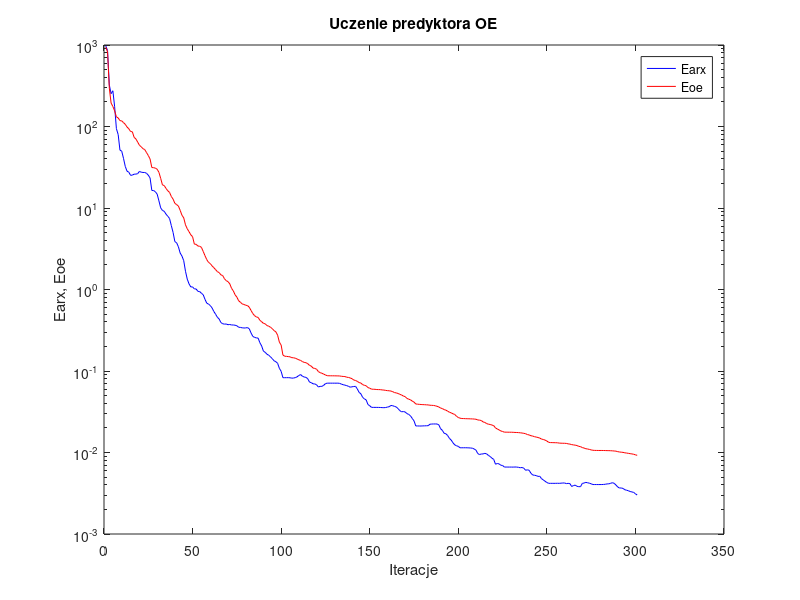
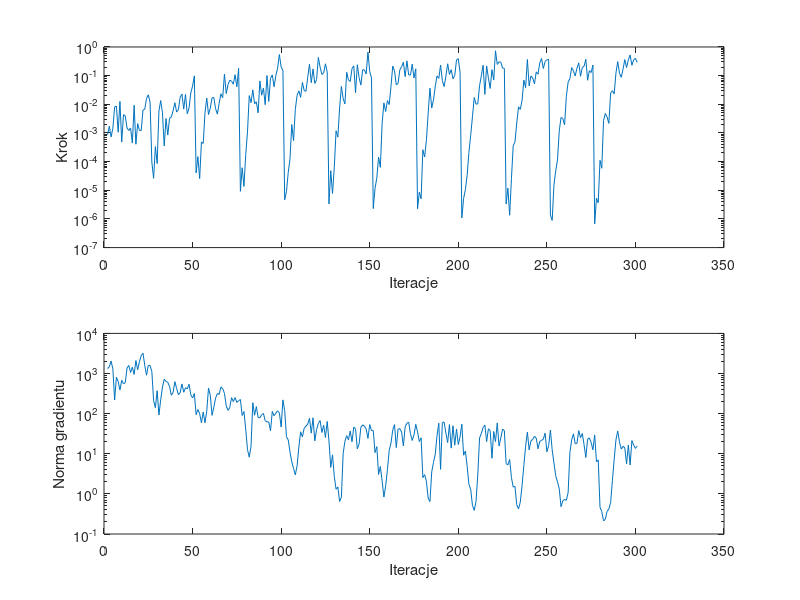

MATLAB code for these plots, in order:
%uczenie predyktora oe
clear all;
n=0; farx(n+1)=9.775600e+002; foe(n+1)=9.399797e+002; wspucz(n+1)=0.000000e+000; ng(n+1)=0.000000e+000;
%odnowa zmiennej metryki
n=1; farx(n+1)=8.538432e+002; foe(n+1)=8.202666e+002; krok(n+1)=8.684522e-004; ng(n+1)=1.327752e+003;
n=2; farx(n+1)=3.230390e+002; foe(n+1)=2.954369e+002; krok(n+1)=1.713514e-003; ng(n+1)=1.477204e+003;
n=3; farx(n+1)=2.525952e+002; foe(n+1)=1.940635e+002; krok(n+1)=7.286672e-004; ng(n+1)=2.045889e+003;
n=4; farx(n+1)=2.745200e+002; foe(n+1)=1.761996e+002; krok(n+1)=1.450408e-003; ng(n+1)=1.306304e+003;
n=5; farx(n+1)=1.751437e+002; foe(n+1)=1.557813e+002; krok(n+1)=8.073226e-003; ng(n+1)=2.194356e+002;
n=6; farx(n+1)=9.407603e+001; foe(n+1)=1.312891e+002; krok(n+1)=8.631803e-003; ng(n+1)=8.084185e+002;
n=7; farx(n+1)=7.963161e+001; foe(n+1)=1.274238e+002; krok(n+1)=1.061807e-003; ng(n+1)=6.348426e+002;
n=8; farx(n+1)=5.131562e+001; foe(n+1)=1.180729e+002; krok(n+1)=1.263902e-002; ng(n+1)=3.887949e+002;
n=9; farx(n+1)=4.981234e+001; foe(n+1)=1.172368e+002; krok(n+1)=4.788092e-004; ng(n+1)=6.767894e+002;
n=10; farx(n+1)=4.070501e+001; foe(n+1)=1.115638e+002; krok(n+1)=4.337081e-003; ng(n+1)=5.540245e+002;
n=11; farx(n+1)=3.239838e+001; foe(n+1)=1.064504e+002; krok(n+1)=3.888877e-003; ng(n+1)=5.928852e+002;
n=12; farx(n+1)=2.827841e+001; foe(n+1)=9.859036e+001; krok(n+1)=1.478882e-003; ng(n+1)=1.375258e+003;
n=13; farx(n+1)=2.751371e+001; foe(n+1)=9.386645e+001; krok(n+1)=1.218668e-003; ng(n+1)=1.591007e+003;
n=14; farx(n+1)=2.515673e+001; foe(n+1)=8.681969e+001; krok(n+1)=1.494263e-003; ng(n+1)=1.065347e+003;
n=15; farx(n+1)=2.533184e+001; foe(n+1)=8.616093e+001; krok(n+1)=4.448722e-004; ng(n+1)=1.439719e+003;
n=16; farx(n+1)=2.600989e+001; foe(n+1)=7.361993e+001; krok(n+1)=9.210884e-003; ng(n+1)=9.466944e+002;
n=17; farx(n+1)=2.605366e+001; foe(n+1)=7.032704e+001; krok(n+1)=4.050306e-004; ng(n+1)=2.109722e+003;
n=18; farx(n+1)=2.638675e+001; foe(n+1)=6.447068e+001; krok(n+1)=2.132304e-003; ng(n+1)=1.243143e+003;
n=19; farx(n+1)=2.809906e+001; foe(n+1)=5.882550e+001; krok(n+1)=1.242471e-003; ng(n+1)=1.978457e+003;
n=20; farx(n+1)=2.752134e+001; foe(n+1)=5.640608e+001; krok(n+1)=1.204607e-003; ng(n+1)=2.789192e+003;
n=21; farx(n+1)=2.728464e+001; foe(n+1)=5.343579e+001; krok(n+1)=6.283621e-003; ng(n+1)=3.222041e+003;
n=22; farx(n+1)=2.729554e+001; foe(n+1)=5.211482e+001; krok(n+1)=6.681129e-003; ng(n+1)=1.613169e+003;
n=23; farx(n+1)=2.665949e+001; foe(n+1)=4.787640e+001; krok(n+1)=1.598692e-002; ng(n+1)=9.063985e+002;
n=24; farx(n+1)=2.529154e+001; foe(n+1)=4.406023e+001; krok(n+1)=2.142359e-002; ng(n+1)=1.596673e+003;
n=25; farx(n+1)=2.336837e+001; foe(n+1)=3.996734e+001; krok(n+1)=1.199493e-002; ng(n+1)=1.580666e+003;
%odnowa zmiennej metryki
n=26; farx(n+1)=1.641307e+001; foe(n+1)=3.136181e+001; krok(n+1)=9.729960e-005; ng(n+1)=1.127504e+003;
n=27; farx(n+1)=1.639257e+001; foe(n+1)=3.127023e+001; krok(n+1)=2.628202e-005; ng(n+1)=2.117841e+002;
n=28; farx(n+1)=1.581002e+001; foe(n+1)=3.081559e+001; krok(n+1)=3.355212e-004; ng(n+1)=1.403907e+002;
n=29; farx(n+1)=1.480884e+001; foe(n+1)=2.992366e+001; krok(n+1)=8.559513e-005; ng(n+1)=3.733458e+002;
n=30; farx(n+1)=1.224619e+001; foe(n+1)=2.739159e+001; krok(n+1)=5.829556e-003; ng(n+1)=9.274340e+001;
n=31; farx(n+1)=1.004136e+001; foe(n+1)=2.308514e+001; krok(n+1)=1.351485e-002; ng(n+1)=2.206648e+002;
n=32; farx(n+1)=9.331582e+000; foe(n+1)=1.918932e+001; krok(n+1)=5.062842e-003; ng(n+1)=4.602730e+002;
n=33; farx(n+1)=9.115837e+000; foe(n+1)=1.885558e+001; krok(n+1)=3.534374e-004; ng(n+1)=7.186361e+002;
n=34; farx(n+1)=8.406793e+000; foe(n+1)=1.738298e+001; krok(n+1)=3.204735e-003; ng(n+1)=6.334166e+002;
n=35; farx(n+1)=7.922329e+000; foe(n+1)=1.628023e+001; krok(n+1)=8.476039e-004; ng(n+1)=6.040171e+002;
n=36; farx(n+1)=7.436756e+000; foe(n+1)=1.554483e+001; krok(n+1)=3.258189e-003; ng(n+1)=4.715640e+002;
n=37; farx(n+1)=6.086889e+000; foe(n+1)=1.385439e+001; krok(n+1)=3.621201e-003; ng(n+1)=2.877913e+002;
n=38; farx(n+1)=5.011052e+000; foe(n+1)=1.284313e+001; krok(n+1)=5.980899e-003; ng(n+1)=3.370267e+002;
n=39; farx(n+1)=3.866325e+000; foe(n+1)=1.141052e+001; krok(n+1)=1.136409e-002; ng(n+1)=6.273466e+002;
n=40; farx(n+1)=3.746895e+000; foe(n+1)=1.100874e+001; krok(n+1)=5.355898e-003; ng(n+1)=4.235584e+002;
n=41; farx(n+1)=3.341123e+000; foe(n+1)=1.056551e+001; krok(n+1)=6.518600e-003; ng(n+1)=2.968073e+002;
n=42; farx(n+1)=2.801758e+000; foe(n+1)=9.363894e+000; krok(n+1)=1.771116e-002; ng(n+1)=3.335593e+002;
n=43; farx(n+1)=2.572340e+000; foe(n+1)=8.154143e+000; krok(n+1)=2.284759e-002; ng(n+1)=5.503505e+002;
n=44; farx(n+1)=2.259698e+000; foe(n+1)=7.573149e+000; krok(n+1)=6.776891e-003; ng(n+1)=3.410994e+002;
n=45; farx(n+1)=1.673677e+000; foe(n+1)=6.210886e+000; krok(n+1)=2.219272e-002; ng(n+1)=4.429289e+002;
n=46; farx(n+1)=1.340713e+000; foe(n+1)=5.559861e+000; krok(n+1)=4.674043e-003; ng(n+1)=4.151237e+002;
n=47; farx(n+1)=1.172132e+000; foe(n+1)=5.124477e+000; krok(n+1)=7.414478e-003; ng(n+1)=5.390906e+002;
n=48; farx(n+1)=1.075318e+000; foe(n+1)=4.683518e+000; krok(n+1)=2.502768e-002; ng(n+1)=2.938107e+002;
n=49; farx(n+1)=1.076790e+000; foe(n+1)=4.448265e+000; krok(n+1)=4.346837e-002; ng(n+1)=2.463337e+002;
n=50; farx(n+1)=1.017549e+000; foe(n+1)=3.604248e+000; krok(n+1)=9.810024e-002; ng(n+1)=3.170585e+002;
%odnowa zmiennej metryki
n=51; farx(n+1)=1.015535e+000; foe(n+1)=3.584275e+000; krok(n+1)=4.037383e-005; ng(n+1)=9.432889e+001;
n=52; farx(n+1)=9.494691e-001; foe(n+1)=3.413825e+000; krok(n+1)=1.490999e-004; ng(n+1)=1.269007e+002;
n=53; farx(n+1)=9.438178e-001; foe(n+1)=3.395927e+000; krok(n+1)=2.555890e-005; ng(n+1)=9.934044e+001;
n=54; farx(n+1)=8.990512e-001; foe(n+1)=3.289039e+000; krok(n+1)=4.819384e-004; ng(n+1)=5.923164e+001;
n=55; farx(n+1)=8.625259e-001; foe(n+1)=2.931742e+000; krok(n+1)=4.317466e-004; ng(n+1)=1.099228e+002;
n=56; farx(n+1)=7.582061e-001; foe(n+1)=2.602910e+000; krok(n+1)=4.953721e-003; ng(n+1)=5.926035e+001;
n=57; farx(n+1)=6.799531e-001; foe(n+1)=2.327710e+000; krok(n+1)=1.664870e-002; ng(n+1)=1.149291e+002;
n=58; farx(n+1)=6.623917e-001; foe(n+1)=2.152793e+000; krok(n+1)=4.399860e-003; ng(n+1)=4.341546e+002;
n=59; farx(n+1)=6.352204e-001; foe(n+1)=2.079567e+000; krok(n+1)=7.366454e-003; ng(n+1)=2.885305e+002;
n=60; farx(n+1)=5.944244e-001; foe(n+1)=1.948733e+000; krok(n+1)=1.685330e-002; ng(n+1)=9.051011e+001;
n=61; farx(n+1)=5.375980e-001; foe(n+1)=1.853724e+000; krok(n+1)=1.729712e-002; ng(n+1)=1.451638e+002;
n=62; farx(n+1)=4.972350e-001; foe(n+1)=1.752380e+000; krok(n+1)=6.970444e-003; ng(n+1)=2.440377e+002;
n=63; farx(n+1)=4.565599e-001; foe(n+1)=1.656328e+000; krok(n+1)=4.539152e-003; ng(n+1)=3.172129e+002;
n=64; farx(n+1)=4.346872e-001; foe(n+1)=1.612102e+000; krok(n+1)=1.082825e-002; ng(n+1)=3.005280e+002;
n=65; farx(n+1)=3.927391e-001; foe(n+1)=1.512253e+000; krok(n+1)=2.331735e-002; ng(n+1)=4.616491e+002;
n=66; farx(n+1)=3.806583e-001; foe(n+1)=1.483031e+000; krok(n+1)=1.693613e-002; ng(n+1)=4.178475e+002;
n=67; farx(n+1)=3.755377e-001; foe(n+1)=1.354979e+000; krok(n+1)=1.141951e-001; ng(n+1)=3.209614e+002;
n=68; farx(n+1)=3.776893e-001; foe(n+1)=1.284596e+000; krok(n+1)=2.369912e-002; ng(n+1)=1.571547e+002;
n=69; farx(n+1)=3.696437e-001; foe(n+1)=1.248226e+000; krok(n+1)=4.880471e-002; ng(n+1)=1.206568e+002;
n=70; farx(n+1)=3.724520e-001; foe(n+1)=1.173906e+000; krok(n+1)=6.964181e-002; ng(n+1)=1.425815e+002;
n=71; farx(n+1)=3.669926e-001; foe(n+1)=1.034459e+000; krok(n+1)=6.423218e-002; ng(n+1)=2.504973e+002;
n=72; farx(n+1)=3.672728e-001; foe(n+1)=9.612845e-001; krok(n+1)=5.026897e-002; ng(n+1)=1.999500e+002;
n=73; farx(n+1)=3.643449e-001; foe(n+1)=8.620468e-001; krok(n+1)=1.081188e-001; ng(n+1)=2.510964e+002;
n=74; farx(n+1)=3.591292e-001; foe(n+1)=8.061212e-001; krok(n+1)=4.095813e-002; ng(n+1)=1.895603e+002;
n=75; farx(n+1)=3.442786e-001; foe(n+1)=7.278380e-001; krok(n+1)=1.800875e-001; ng(n+1)=2.095370e+002;
%odnowa zmiennej metryki
n=76; farx(n+1)=3.426856e-001; foe(n+1)=6.979056e-001; krok(n+1)=9.165986e-006; ng(n+1)=2.249873e+002;
n=77; farx(n+1)=3.388531e-001; foe(n+1)=6.659531e-001; krok(n+1)=6.121123e-005; ng(n+1)=8.976373e+001;
n=78; farx(n+1)=3.368498e-001; foe(n+1)=6.552598e-001; krok(n+1)=1.361457e-005; ng(n+1)=1.128472e+002;
n=79; farx(n+1)=3.380146e-001; foe(n+1)=6.408205e-001; krok(n+1)=1.752601e-004; ng(n+1)=4.093705e+001;
n=80; farx(n+1)=3.409381e-001; foe(n+1)=6.350791e-001; krok(n+1)=1.093065e-003; ng(n+1)=1.268101e+001;
n=81; farx(n+1)=3.296180e-001; foe(n+1)=6.063644e-001; krok(n+1)=2.008828e-002; ng(n+1)=8.215529e+000;
n=82; farx(n+1)=2.934981e-001; foe(n+1)=5.532252e-001; krok(n+1)=1.142218e-002; ng(n+1)=1.552326e+001;
n=83; farx(n+1)=2.659418e-001; foe(n+1)=5.071036e-001; krok(n+1)=3.196395e-002; ng(n+1)=1.873650e+002;
n=84; farx(n+1)=2.584692e-001; foe(n+1)=4.778297e-001; krok(n+1)=1.045775e-002; ng(n+1)=9.107446e+001;
n=85; farx(n+1)=2.549912e-001; foe(n+1)=4.603294e-001; krok(n+1)=1.219985e-002; ng(n+1)=1.496839e+002;
n=86; farx(n+1)=2.532472e-001; foe(n+1)=4.548651e-001; krok(n+1)=5.060913e-003; ng(n+1)=8.037120e+001;
n=87; farx(n+1)=2.222940e-001; foe(n+1)=4.186953e-001; krok(n+1)=6.528949e-002; ng(n+1)=7.837490e+001;
n=88; farx(n+1)=2.026673e-001; foe(n+1)=4.025250e-001; krok(n+1)=2.083339e-002; ng(n+1)=9.450338e+001;
n=89; farx(n+1)=1.751001e-001; foe(n+1)=3.842303e-001; krok(n+1)=3.670029e-002; ng(n+1)=1.010315e+002;
n=90; farx(n+1)=1.695576e-001; foe(n+1)=3.792129e-001; krok(n+1)=9.677825e-003; ng(n+1)=6.656268e+001;
n=91; farx(n+1)=1.604943e-001; foe(n+1)=3.606319e-001; krok(n+1)=1.005024e-001; ng(n+1)=6.217761e+001;
n=92; farx(n+1)=1.560586e-001; foe(n+1)=3.548913e-001; krok(n+1)=1.254246e-002; ng(n+1)=6.227752e+001;
n=93; farx(n+1)=1.492260e-001; foe(n+1)=3.437304e-001; krok(n+1)=8.100548e-002; ng(n+1)=3.741541e+001;
n=94; farx(n+1)=1.416261e-001; foe(n+1)=3.309913e-001; krok(n+1)=1.057221e-001; ng(n+1)=1.138409e+002;
n=95; farx(n+1)=1.335310e-001; foe(n+1)=3.129676e-001; krok(n+1)=4.102628e-002; ng(n+1)=8.870459e+001;
n=96; farx(n+1)=1.301573e-001; foe(n+1)=3.029999e-001; krok(n+1)=1.005379e-001; ng(n+1)=1.020482e+002;
n=97; farx(n+1)=1.243320e-001; foe(n+1)=2.753271e-001; krok(n+1)=1.818254e-001; ng(n+1)=1.175884e+002;
n=98; farx(n+1)=1.078629e-001; foe(n+1)=2.260170e-001; krok(n+1)=5.458698e-001; ng(n+1)=1.044402e+002;
n=99; farx(n+1)=9.905809e-002; foe(n+1)=2.080432e-001; krok(n+1)=2.001704e-001; ng(n+1)=4.641185e+001;
n=100; farx(n+1)=8.279298e-002; foe(n+1)=1.571948e-001; krok(n+1)=1.545805e-001; ng(n+1)=2.200801e+002;
%odnowa zmiennej metryki
n=101; farx(n+1)=8.276942e-002; foe(n+1)=1.517297e-001; krok(n+1)=4.675854e-006; ng(n+1)=1.184044e+002;
n=102; farx(n+1)=8.282082e-002; foe(n+1)=1.513302e-001; krok(n+1)=9.119360e-006; ng(n+1)=2.649316e+001;
n=103; farx(n+1)=8.287026e-002; foe(n+1)=1.501510e-001; krok(n+1)=4.154824e-005; ng(n+1)=2.222204e+001;
n=104; farx(n+1)=8.261430e-002; foe(n+1)=1.493193e-001; krok(n+1)=1.251495e-004; ng(n+1)=1.102620e+001;
n=105; farx(n+1)=8.172042e-002; foe(n+1)=1.458330e-001; krok(n+1)=1.970836e-003; ng(n+1)=6.292392e+000;
n=106; farx(n+1)=8.196697e-002; foe(n+1)=1.453240e-001; krok(n+1)=5.391128e-004; ng(n+1)=4.326444e+000;
n=107; farx(n+1)=8.299329e-002; foe(n+1)=1.434761e-001; krok(n+1)=6.728198e-003; ng(n+1)=2.978159e+000;
n=108; farx(n+1)=8.478474e-002; foe(n+1)=1.404029e-001; krok(n+1)=2.043074e-002; ng(n+1)=4.987441e+000;
n=109; farx(n+1)=8.820197e-002; foe(n+1)=1.371397e-001; krok(n+1)=2.954351e-002; ng(n+1)=1.469921e+001;
n=110; farx(n+1)=9.043504e-002; foe(n+1)=1.346863e-001; krok(n+1)=1.748904e-002; ng(n+1)=3.525798e+001;
n=111; farx(n+1)=8.623198e-002; foe(n+1)=1.305487e-001; krok(n+1)=5.793922e-002; ng(n+1)=2.638218e+001;
n=112; farx(n+1)=8.443054e-002; foe(n+1)=1.275907e-001; krok(n+1)=3.050527e-002; ng(n+1)=4.332421e+001;
n=113; farx(n+1)=8.349735e-002; foe(n+1)=1.263933e-001; krok(n+1)=2.835564e-002; ng(n+1)=4.875312e+001;
n=114; farx(n+1)=8.052525e-002; foe(n+1)=1.231582e-001; krok(n+1)=8.662598e-002; ng(n+1)=5.442432e+001;
n=115; farx(n+1)=7.311887e-002; foe(n+1)=1.172334e-001; krok(n+1)=2.498965e-001; ng(n+1)=7.656967e+001;
n=116; farx(n+1)=7.197563e-002; foe(n+1)=1.149226e-001; krok(n+1)=5.694364e-002; ng(n+1)=3.268986e+001;
n=117; farx(n+1)=6.963297e-002; foe(n+1)=1.086746e-001; krok(n+1)=1.714306e-001; ng(n+1)=7.880569e+001;
n=118; farx(n+1)=6.939092e-002; foe(n+1)=1.075661e-001; krok(n+1)=5.344903e-002; ng(n+1)=2.095594e+001;
n=119; farx(n+1)=6.776601e-002; foe(n+1)=1.052638e-001; krok(n+1)=7.204068e-002; ng(n+1)=4.007775e+001;
n=120; farx(n+1)=6.362057e-002; foe(n+1)=9.851010e-002; krok(n+1)=4.306047e-001; ng(n+1)=5.718346e+001;
n=121; farx(n+1)=6.481554e-002; foe(n+1)=9.543755e-002; krok(n+1)=1.961845e-001; ng(n+1)=6.710946e+001;
n=122; farx(n+1)=6.482550e-002; foe(n+1)=9.383575e-002; krok(n+1)=1.100035e-001; ng(n+1)=3.390572e+001;
n=123; farx(n+1)=6.666962e-002; foe(n+1)=9.158138e-002; krok(n+1)=1.245141e-001; ng(n+1)=5.133306e+001;
n=124; farx(n+1)=6.995870e-002; foe(n+1)=8.946783e-002; krok(n+1)=2.591726e-001; ng(n+1)=2.550829e+001;
n=125; farx(n+1)=7.094195e-002; foe(n+1)=8.752426e-002; krok(n+1)=1.340009e-001; ng(n+1)=6.398746e+001;
%odnowa zmiennej metryki
n=126; farx(n+1)=7.093719e-002; foe(n+1)=8.741091e-002; krok(n+1)=3.348616e-006; ng(n+1)=2.091014e+001;
n=127; farx(n+1)=7.092696e-002; foe(n+1)=8.735149e-002; krok(n+1)=4.837788e-005; ng(n+1)=4.570317e+000;
n=128; farx(n+1)=7.090789e-002; foe(n+1)=8.731496e-002; krok(n+1)=7.698578e-006; ng(n+1)=9.414530e+000;
n=129; farx(n+1)=7.092453e-002; foe(n+1)=8.728378e-002; krok(n+1)=6.386523e-005; ng(n+1)=2.741000e+000;
n=130; farx(n+1)=7.087658e-002; foe(n+1)=8.717138e-002; krok(n+1)=1.194008e-003; ng(n+1)=1.307643e+000;
n=131; farx(n+1)=7.096044e-002; foe(n+1)=8.708388e-002; krok(n+1)=7.138862e-004; ng(n+1)=1.483712e+000;
n=132; farx(n+1)=7.057637e-002; foe(n+1)=8.694153e-002; krok(n+1)=7.444102e-003; ng(n+1)=6.461064e-001;
n=133; farx(n+1)=6.906876e-002; foe(n+1)=8.618428e-002; krok(n+1)=4.215364e-002; ng(n+1)=8.199559e-001;
n=134; farx(n+1)=6.791358e-002; foe(n+1)=8.574854e-002; krok(n+1)=1.605804e-002; ng(n+1)=1.008169e+001;
n=135; farx(n+1)=6.706146e-002; foe(n+1)=8.545735e-002; krok(n+1)=1.027811e-002; ng(n+1)=2.051274e+001;
n=136; farx(n+1)=6.621486e-002; foe(n+1)=8.394922e-002; krok(n+1)=1.312394e-001; ng(n+1)=2.832464e+001;
n=137; farx(n+1)=6.484259e-002; foe(n+1)=8.333697e-002; krok(n+1)=7.084462e-002; ng(n+1)=2.226181e+001;
n=138; farx(n+1)=6.331072e-002; foe(n+1)=8.216259e-002; krok(n+1)=6.266827e-002; ng(n+1)=3.696796e+001;
n=139; farx(n+1)=6.402269e-002; foe(n+1)=8.048159e-002; krok(n+1)=1.775417e-001; ng(n+1)=1.989320e+001;
n=140; farx(n+1)=6.450572e-002; foe(n+1)=7.752991e-002; krok(n+1)=2.167565e-001; ng(n+1)=4.631055e+001;
n=141; farx(n+1)=6.485698e-002; foe(n+1)=7.648032e-002; krok(n+1)=2.539936e-002; ng(n+1)=4.146601e+001;
n=142; farx(n+1)=6.027232e-002; foe(n+1)=7.460398e-002; krok(n+1)=2.401907e-001; ng(n+1)=1.325579e+001;
n=143; farx(n+1)=5.461478e-002; foe(n+1)=7.217276e-002; krok(n+1)=8.554146e-002; ng(n+1)=1.751914e+001;
n=144; farx(n+1)=5.255345e-002; foe(n+1)=7.112167e-002; krok(n+1)=4.686838e-002; ng(n+1)=4.538536e+001;
n=145; farx(n+1)=4.751554e-002; foe(n+1)=6.808312e-002; krok(n+1)=1.607119e-001; ng(n+1)=5.255567e+001;
n=146; farx(n+1)=4.549267e-002; foe(n+1)=6.672058e-002; krok(n+1)=1.585131e-001; ng(n+1)=4.853507e+001;
n=147; farx(n+1)=4.415828e-002; foe(n+1)=6.585311e-002; krok(n+1)=1.150668e-001; ng(n+1)=4.166127e+001;
n=148; farx(n+1)=3.877941e-002; foe(n+1)=6.257851e-002; krok(n+1)=6.614848e-001; ng(n+1)=2.411223e+001;
n=149; farx(n+1)=3.749753e-002; foe(n+1)=6.153292e-002; krok(n+1)=1.399123e-001; ng(n+1)=5.335499e+001;
n=150; farx(n+1)=3.580929e-002; foe(n+1)=5.993470e-002; krok(n+1)=8.268560e-002; ng(n+1)=3.770458e+001;
%odnowa zmiennej metryki
n=151; farx(n+1)=3.579695e-002; foe(n+1)=5.971056e-002; krok(n+1)=2.297247e-006; ng(n+1)=3.794310e+001;
n=152; farx(n+1)=3.578739e-002; foe(n+1)=5.962927e-002; krok(n+1)=1.171829e-005; ng(n+1)=1.072382e+001;
n=153; farx(n+1)=3.576696e-002; foe(n+1)=5.922466e-002; krok(n+1)=2.648762e-005; ng(n+1)=1.503843e+001;
n=154; farx(n+1)=3.574542e-002; foe(n+1)=5.914648e-002; krok(n+1)=1.439566e-004; ng(n+1)=3.049588e+000;
n=155; farx(n+1)=3.567451e-002; foe(n+1)=5.906203e-002; krok(n+1)=6.307208e-005; ng(n+1)=4.809411e+000;
n=156; farx(n+1)=3.555694e-002; foe(n+1)=5.860141e-002; krok(n+1)=2.133311e-003; ng(n+1)=2.116072e+000;
n=157; farx(n+1)=3.546238e-002; foe(n+1)=5.834481e-002; krok(n+1)=1.121665e-002; ng(n+1)=8.340239e-001;
n=158; farx(n+1)=3.564314e-002; foe(n+1)=5.783306e-002; krok(n+1)=5.608389e-003; ng(n+1)=1.591817e+000;
n=159; farx(n+1)=3.607217e-002; foe(n+1)=5.740765e-002; krok(n+1)=1.351485e-002; ng(n+1)=4.012325e+000;
n=160; farx(n+1)=3.648663e-002; foe(n+1)=5.720378e-002; krok(n+1)=9.787685e-003; ng(n+1)=1.217932e+001;
n=161; farx(n+1)=3.778117e-002; foe(n+1)=5.673880e-002; krok(n+1)=4.242564e-002; ng(n+1)=1.837611e+001;
n=162; farx(n+1)=3.748720e-002; foe(n+1)=5.577593e-002; krok(n+1)=2.153023e-001; ng(n+1)=3.890702e+001;
n=163; farx(n+1)=3.678105e-002; foe(n+1)=5.432529e-002; krok(n+1)=1.464036e-001; ng(n+1)=5.316077e+001;
n=164; farx(n+1)=3.619315e-002; foe(n+1)=5.387814e-002; krok(n+1)=4.781642e-002; ng(n+1)=1.423873e+001;
n=165; farx(n+1)=3.454245e-002; foe(n+1)=5.298715e-002; krok(n+1)=5.349375e-002; ng(n+1)=4.145217e+001;
n=166; farx(n+1)=3.261014e-002; foe(n+1)=5.177934e-002; krok(n+1)=1.607119e-001; ng(n+1)=4.221521e+001;
n=167; farx(n+1)=3.159878e-002; foe(n+1)=5.073065e-002; krok(n+1)=2.049552e-001; ng(n+1)=3.483717e+001;
n=168; farx(n+1)=3.180495e-002; foe(n+1)=4.929608e-002; krok(n+1)=2.936023e-001; ng(n+1)=1.559606e+001;
n=169; farx(n+1)=3.142959e-002; foe(n+1)=4.847685e-002; krok(n+1)=9.228634e-002; ng(n+1)=4.667629e+001;
n=170; farx(n+1)=3.002778e-002; foe(n+1)=4.611759e-002; krok(n+1)=3.281891e-001; ng(n+1)=5.776556e+001;
n=171; farx(n+1)=2.932548e-002; foe(n+1)=4.510631e-002; krok(n+1)=1.057221e-001; ng(n+1)=6.125893e+001;
n=172; farx(n+1)=2.821987e-002; foe(n+1)=4.433746e-002; krok(n+1)=1.047148e-001; ng(n+1)=3.148523e+001;
n=173; farx(n+1)=2.619807e-002; foe(n+1)=4.273907e-002; krok(n+1)=2.515310e-001; ng(n+1)=2.144250e+001;
n=174; farx(n+1)=2.445383e-002; foe(n+1)=4.153147e-002; krok(n+1)=8.316649e-002; ng(n+1)=2.972951e+001;
n=175; farx(n+1)=2.117982e-002; foe(n+1)=3.937593e-002; krok(n+1)=1.728699e-001; ng(n+1)=5.399760e+001;
%odnowa zmiennej metryki
n=176; farx(n+1)=2.117484e-002; foe(n+1)=3.917220e-002; krok(n+1)=2.249322e-006; ng(n+1)=3.504057e+001;
n=177; farx(n+1)=2.114904e-002; foe(n+1)=3.897199e-002; krok(n+1)=8.600086e-006; ng(n+1)=2.015910e+001;
n=178; farx(n+1)=2.113707e-002; foe(n+1)=3.880853e-002; krok(n+1)=5.048133e-006; ng(n+1)=2.500537e+001;
n=179; farx(n+1)=2.120516e-002; foe(n+1)=3.868103e-002; krok(n+1)=2.601242e-004; ng(n+1)=2.544672e+000;
n=180; farx(n+1)=2.124159e-002; foe(n+1)=3.860763e-002; krok(n+1)=1.453093e-004; ng(n+1)=3.019908e+000;
n=181; farx(n+1)=2.128816e-002; foe(n+1)=3.843862e-002; krok(n+1)=5.504055e-004; ng(n+1)=2.060273e+000;
n=182; farx(n+1)=2.134063e-002; foe(n+1)=3.836741e-002; krok(n+1)=4.935931e-003; ng(n+1)=7.885482e-001;
n=183; farx(n+1)=2.223264e-002; foe(n+1)=3.801387e-002; krok(n+1)=3.650930e-002; ng(n+1)=6.442006e-001;
n=184; farx(n+1)=2.235122e-002; foe(n+1)=3.791336e-002; krok(n+1)=7.418259e-003; ng(n+1)=3.526202e+000;
n=185; farx(n+1)=2.239223e-002; foe(n+1)=3.779126e-002; krok(n+1)=1.438335e-002; ng(n+1)=6.062024e+000;
n=186; farx(n+1)=2.240134e-002; foe(n+1)=3.746161e-002; krok(n+1)=4.215364e-002; ng(n+1)=9.820177e+000;
n=187; farx(n+1)=2.238091e-002; foe(n+1)=3.689386e-002; krok(n+1)=9.809225e-002; ng(n+1)=2.829416e+001;
n=188; farx(n+1)=2.189517e-002; foe(n+1)=3.620918e-002; krok(n+1)=8.005809e-002; ng(n+1)=5.766784e+001;
n=189; farx(n+1)=1.958597e-002; foe(n+1)=3.511924e-002; krok(n+1)=2.353350e-001; ng(n+1)=4.081374e+000;
n=190; farx(n+1)=1.870991e-002; foe(n+1)=3.460240e-002; krok(n+1)=6.688253e-002; ng(n+1)=5.990971e+001;
n=191; farx(n+1)=1.720316e-002; foe(n+1)=3.362724e-002; krok(n+1)=4.155078e-002; ng(n+1)=6.179570e+001;
n=192; farx(n+1)=1.698774e-002; foe(n+1)=3.306476e-002; krok(n+1)=9.547529e-002; ng(n+1)=3.279174e+001;
n=193; farx(n+1)=1.614314e-002; foe(n+1)=3.214787e-002; krok(n+1)=2.594655e-001; ng(n+1)=1.896619e+001;
n=194; farx(n+1)=1.490832e-002; foe(n+1)=3.121024e-002; krok(n+1)=1.102898e-001; ng(n+1)=5.337762e+001;
n=195; farx(n+1)=1.419828e-002; foe(n+1)=3.064512e-002; krok(n+1)=1.613755e-001; ng(n+1)=1.382432e+001;
n=196; farx(n+1)=1.316743e-002; foe(n+1)=2.986251e-002; krok(n+1)=7.786028e-002; ng(n+1)=4.991519e+001;
n=197; farx(n+1)=1.240385e-002; foe(n+1)=2.929186e-002; krok(n+1)=1.003397e-001; ng(n+1)=1.635071e+001;
n=198; farx(n+1)=1.209239e-002; foe(n+1)=2.781591e-002; krok(n+1)=3.550835e-001; ng(n+1)=4.145162e+001;
n=199; farx(n+1)=1.189122e-002; foe(n+1)=2.689185e-002; krok(n+1)=3.923690e-001; ng(n+1)=1.695086e+001;
n=200; farx(n+1)=1.142884e-002; foe(n+1)=2.637013e-002; krok(n+1)=1.305790e-001; ng(n+1)=2.652301e+001;
%odnowa zmiennej metryki
n=201; farx(n+1)=1.143077e-002; foe(n+1)=2.611887e-002; krok(n+1)=1.090001e-006; ng(n+1)=5.469668e+001;
n=202; farx(n+1)=1.143402e-002; foe(n+1)=2.608962e-002; krok(n+1)=5.173162e-006; ng(n+1)=9.221865e+000;
n=203; farx(n+1)=1.143820e-002; foe(n+1)=2.600914e-002; krok(n+1)=1.046329e-005; ng(n+1)=1.170555e+001;
n=204; farx(n+1)=1.142569e-002; foe(n+1)=2.596741e-002; krok(n+1)=3.369455e-005; ng(n+1)=4.883627e+000;
n=205; farx(n+1)=1.139698e-002; foe(n+1)=2.593340e-002; krok(n+1)=2.093566e-004; ng(n+1)=1.717748e+000;
n=206; farx(n+1)=1.135424e-002; foe(n+1)=2.586784e-002; krok(n+1)=8.336543e-004; ng(n+1)=1.307756e+000;
n=207; farx(n+1)=1.128888e-002; foe(n+1)=2.582980e-002; krok(n+1)=3.683227e-003; ng(n+1)=5.158367e-001;
n=208; farx(n+1)=1.103695e-002; foe(n+1)=2.573311e-002; krok(n+1)=1.725161e-002; ng(n+1)=3.881028e-001;
n=209; farx(n+1)=1.067532e-002; foe(n+1)=2.558593e-002; krok(n+1)=1.012183e-002; ng(n+1)=6.423689e-001;
n=210; farx(n+1)=9.701233e-003; foe(n+1)=2.507953e-002; krok(n+1)=1.033570e-002; ng(n+1)=2.943381e+000;
n=211; farx(n+1)=9.435381e-003; foe(n+1)=2.495342e-002; krok(n+1)=4.438543e-002; ng(n+1)=2.473745e+001;
n=212; farx(n+1)=9.593987e-003; foe(n+1)=2.467499e-002; krok(n+1)=9.809225e-002; ng(n+1)=3.191784e+001;
n=213; farx(n+1)=9.602468e-003; foe(n+1)=2.374312e-002; krok(n+1)=2.301336e-001; ng(n+1)=4.488495e+001;
n=214; farx(n+1)=9.765414e-003; foe(n+1)=2.337037e-002; krok(n+1)=2.223039e-002; ng(n+1)=5.184043e+001;
n=215; farx(n+1)=9.621433e-003; foe(n+1)=2.265119e-002; krok(n+1)=2.192961e-001; ng(n+1)=2.011335e+001;
n=216; farx(n+1)=9.210877e-003; foe(n+1)=2.224473e-002; krok(n+1)=8.191626e-002; ng(n+1)=4.192258e+001;
n=217; farx(n+1)=8.937952e-003; foe(n+1)=2.207792e-002; krok(n+1)=3.579522e-002; ng(n+1)=3.787845e+001;
n=218; farx(n+1)=8.510075e-003; foe(n+1)=2.170607e-002; krok(n+1)=1.612369e-001; ng(n+1)=7.721403e+000;
n=219; farx(n+1)=8.239591e-003; foe(n+1)=2.137510e-002; krok(n+1)=7.000904e-002; ng(n+1)=3.595456e+001;
n=220; farx(n+1)=7.179964e-003; foe(n+1)=2.000266e-002; krok(n+1)=7.386536e-001; ng(n+1)=2.000339e+001;
n=221; farx(n+1)=7.330230e-003; foe(n+1)=1.946261e-002; krok(n+1)=2.465387e-001; ng(n+1)=5.865446e+001;
n=222; farx(n+1)=7.251700e-003; foe(n+1)=1.895714e-002; krok(n+1)=3.029139e-001; ng(n+1)=1.554845e+001;
n=223; farx(n+1)=6.980186e-003; foe(n+1)=1.838083e-002; krok(n+1)=2.944474e-001; ng(n+1)=2.484220e+001;
n=224; farx(n+1)=6.934453e-003; foe(n+1)=1.810710e-002; krok(n+1)=1.846634e-001; ng(n+1)=4.125352e+001;
n=225; farx(n+1)=6.631118e-003; foe(n+1)=1.777214e-002; krok(n+1)=1.794664e-001; ng(n+1)=3.775405e+001;
%odnowa zmiennej metryki
n=226; farx(n+1)=6.629668e-003; foe(n+1)=1.776613e-002; krok(n+1)=3.308005e-006; ng(n+1)=5.654737e+000;
n=227; farx(n+1)=6.626958e-003; foe(n+1)=1.774657e-002; krok(n+1)=1.184623e-005; ng(n+1)=5.299909e+000;
n=228; farx(n+1)=6.625714e-003; foe(n+1)=1.773843e-002; krok(n+1)=1.344274e-006; ng(n+1)=7.211806e+000;
n=229; farx(n+1)=6.627274e-003; foe(n+1)=1.773017e-002; krok(n+1)=2.533263e-005; ng(n+1)=2.550317e+000;
n=230; farx(n+1)=6.617043e-003; foe(n+1)=1.769205e-002; krok(n+1)=3.550621e-004; ng(n+1)=1.476414e+000;
n=231; farx(n+1)=6.641146e-003; foe(n+1)=1.762593e-002; krok(n+1)=4.863834e-004; ng(n+1)=1.535029e+000;
n=232; farx(n+1)=6.622184e-003; foe(n+1)=1.759839e-002; krok(n+1)=2.232051e-003; ng(n+1)=5.375428e-001;
n=233; farx(n+1)=6.581928e-003; foe(n+1)=1.754467e-002; krok(n+1)=8.155298e-003; ng(n+1)=4.231733e-001;
n=234; farx(n+1)=6.498152e-003; foe(n+1)=1.744942e-002; krok(n+1)=6.669234e-003; ng(n+1)=6.233615e-001;
n=235; farx(n+1)=6.548786e-003; foe(n+1)=1.734770e-002; krok(n+1)=1.349272e-002; ng(n+1)=1.623696e+000;
n=236; farx(n+1)=6.412881e-003; foe(n+1)=1.718268e-002; krok(n+1)=6.939329e-002; ng(n+1)=5.060667e+000;
n=237; farx(n+1)=6.048432e-003; foe(n+1)=1.701476e-002; krok(n+1)=3.820826e-002; ng(n+1)=1.528896e+001;
n=238; farx(n+1)=6.135257e-003; foe(n+1)=1.659325e-002; krok(n+1)=3.647485e-001; ng(n+1)=3.483831e+001;
n=239; farx(n+1)=6.052594e-003; foe(n+1)=1.643466e-002; krok(n+1)=4.382471e-002; ng(n+1)=1.250907e+001;
n=240; farx(n+1)=5.565159e-003; foe(n+1)=1.607089e-002; krok(n+1)=9.759878e-002; ng(n+1)=2.091453e+001;
n=241; farx(n+1)=5.303669e-003; foe(n+1)=1.590773e-002; krok(n+1)=8.298877e-002; ng(n+1)=2.288627e+001;
n=242; farx(n+1)=5.255857e-003; foe(n+1)=1.563410e-002; krok(n+1)=5.157588e-002; ng(n+1)=2.734428e+001;
n=243; farx(n+1)=5.208088e-003; foe(n+1)=1.546994e-002; krok(n+1)=1.355729e-001; ng(n+1)=2.457192e+001;
n=244; farx(n+1)=5.093256e-003; foe(n+1)=1.527640e-002; krok(n+1)=1.124683e-001; ng(n+1)=1.329593e+001;
n=245; farx(n+1)=5.108419e-003; foe(n+1)=1.502974e-002; krok(n+1)=2.798246e-001; ng(n+1)=2.035247e+001;
n=246; farx(n+1)=4.771869e-003; foe(n+1)=1.460071e-002; krok(n+1)=3.963116e-001; ng(n+1)=2.158053e+001;
n=247; farx(n+1)=4.609872e-003; foe(n+1)=1.445203e-002; krok(n+1)=1.778431e-001; ng(n+1)=2.308682e+001;
n=248; farx(n+1)=4.436897e-003; foe(n+1)=1.419010e-002; krok(n+1)=3.116529e-001; ng(n+1)=3.260144e+001;
n=249; farx(n+1)=4.283215e-003; foe(n+1)=1.382528e-002; krok(n+1)=3.550835e-001; ng(n+1)=1.122018e+001;
n=250; farx(n+1)=4.185598e-003; foe(n+1)=1.333985e-002; krok(n+1)=3.691454e-001; ng(n+1)=1.586571e+001;
%odnowa zmiennej metryki
n=251; farx(n+1)=4.186256e-003; foe(n+1)=1.323633e-002; krok(n+1)=1.361941e-006; ng(n+1)=3.892458e+001;
n=252; farx(n+1)=4.185961e-003; foe(n+1)=1.322823e-002; krok(n+1)=8.898267e-007; ng(n+1)=1.249052e+001;
n=253; farx(n+1)=4.183113e-003; foe(n+1)=1.320175e-002; krok(n+1)=1.496279e-005; ng(n+1)=5.884851e+000;
n=254; farx(n+1)=4.186591e-003; foe(n+1)=1.318380e-002; krok(n+1)=4.789661e-005; ng(n+1)=2.830293e+000;
n=255; farx(n+1)=4.193308e-003; foe(n+1)=1.316121e-002; krok(n+1)=1.151008e-004; ng(n+1)=2.003074e+000;
n=256; farx(n+1)=4.184016e-003; foe(n+1)=1.304186e-002; krok(n+1)=1.178557e-003; ng(n+1)=1.338075e+000;
n=257; farx(n+1)=4.204012e-003; foe(n+1)=1.301019e-002; krok(n+1)=3.473809e-003; ng(n+1)=4.788591e-001;
n=258; farx(n+1)=4.223506e-003; foe(n+1)=1.298277e-002; krok(n+1)=3.212655e-003; ng(n+1)=6.720289e-001;
n=259; farx(n+1)=4.227472e-003; foe(n+1)=1.297524e-002; krok(n+1)=1.899828e-003; ng(n+1)=7.294503e-001;
n=260; farx(n+1)=4.150387e-003; foe(n+1)=1.292151e-002; krok(n+1)=1.889482e-002; ng(n+1)=6.920887e-001;
n=261; farx(n+1)=4.183619e-003; foe(n+1)=1.277221e-002; krok(n+1)=5.945329e-002; ng(n+1)=1.073378e+000;
n=262; farx(n+1)=4.156725e-003; foe(n+1)=1.267630e-002; krok(n+1)=7.822596e-002; ng(n+1)=1.068367e+001;
n=263; farx(n+1)=3.827867e-003; foe(n+1)=1.250990e-002; krok(n+1)=1.909506e-001; ng(n+1)=2.210134e+001;
n=264; farx(n+1)=3.930481e-003; foe(n+1)=1.239395e-002; krok(n+1)=1.474115e-001; ng(n+1)=3.138160e+001;
n=265; farx(n+1)=3.976888e-003; foe(n+1)=1.230971e-002; krok(n+1)=9.759878e-002; ng(n+1)=1.771795e+001;
n=266; farx(n+1)=3.848306e-003; foe(n+1)=1.216888e-002; krok(n+1)=1.818254e-001; ng(n+1)=1.827627e+001;
n=267; farx(n+1)=3.810171e-003; foe(n+1)=1.189719e-002; krok(n+1)=2.785672e-001; ng(n+1)=3.784620e+001;
n=268; farx(n+1)=3.807560e-003; foe(n+1)=1.181203e-002; krok(n+1)=9.515193e-002; ng(n+1)=2.503570e+001;
n=269; farx(n+1)=4.176257e-003; foe(n+1)=1.149130e-002; krok(n+1)=1.935340e-001; ng(n+1)=3.193688e+001;
n=270; farx(n+1)=4.219042e-003; foe(n+1)=1.134718e-002; krok(n+1)=2.114442e-001; ng(n+1)=1.682855e+001;
n=271; farx(n+1)=4.300942e-003; foe(n+1)=1.112848e-002; krok(n+1)=3.745525e-001; ng(n+1)=8.100906e+000;
n=272; farx(n+1)=4.253043e-003; foe(n+1)=1.104136e-002; krok(n+1)=6.900644e-002; ng(n+1)=2.307626e+001;
n=273; farx(n+1)=4.203081e-003; foe(n+1)=1.091052e-002; krok(n+1)=1.493739e-001; ng(n+1)=2.479290e+001;
n=274; farx(n+1)=4.131225e-003; foe(n+1)=1.076100e-002; krok(n+1)=1.284644e-001; ng(n+1)=1.916850e+001;
n=275; farx(n+1)=4.044920e-003; foe(n+1)=1.065044e-002; krok(n+1)=2.343012e-001; ng(n+1)=1.255909e+001;
%odnowa zmiennej metryki
n=276; farx(n+1)=4.045400e-003; foe(n+1)=1.061212e-002; krok(n+1)=6.733107e-007; ng(n+1)=2.943815e+001;
n=277; farx(n+1)=4.044633e-003; foe(n+1)=1.060181e-002; krok(n+1)=5.320105e-006; ng(n+1)=6.295914e+000;
n=278; farx(n+1)=4.042247e-003; foe(n+1)=1.059026e-002; krok(n+1)=3.669452e-006; ng(n+1)=7.028519e+000;
n=279; farx(n+1)=4.044193e-003; foe(n+1)=1.058923e-002; krok(n+1)=1.112345e-004; ng(n+1)=4.642891e-001;
n=280; farx(n+1)=4.045207e-003; foe(n+1)=1.058883e-002; krok(n+1)=5.863200e-005; ng(n+1)=3.632470e-001;
n=281; farx(n+1)=4.057300e-003; foe(n+1)=1.058200e-002; krok(n+1)=2.690870e-003; ng(n+1)=2.119065e-001;
n=282; farx(n+1)=4.075932e-003; foe(n+1)=1.056731e-002; krok(n+1)=4.815473e-003; ng(n+1)=2.338953e-001;
n=283; farx(n+1)=4.117768e-003; foe(n+1)=1.054752e-002; krok(n+1)=3.576264e-003; ng(n+1)=3.683761e-001;
n=284; farx(n+1)=4.127304e-003; foe(n+1)=1.054124e-002; krok(n+1)=2.162140e-003; ng(n+1)=4.231191e-001;
n=285; farx(n+1)=4.188408e-003; foe(n+1)=1.051381e-002; krok(n+1)=2.476948e-002; ng(n+1)=6.118066e-001;
n=286; farx(n+1)=4.262671e-003; foe(n+1)=1.048495e-002; krok(n+1)=2.977641e-002; ng(n+1)=2.148709e+000;
n=287; farx(n+1)=4.185921e-003; foe(n+1)=1.043488e-002; krok(n+1)=2.327615e-002; ng(n+1)=7.254960e+000;
n=288; farx(n+1)=3.988034e-003; foe(n+1)=1.038829e-002; krok(n+1)=1.232442e-001; ng(n+1)=2.229352e+001;
n=289; farx(n+1)=3.777037e-003; foe(n+1)=1.024798e-002; krok(n+1)=3.096904e-001; ng(n+1)=3.697807e+001;
n=290; farx(n+1)=3.664206e-003; foe(n+1)=1.014665e-002; krok(n+1)=1.209148e-001; ng(n+1)=1.944536e+001;
n=291; farx(n+1)=3.674435e-003; foe(n+1)=1.009075e-002; krok(n+1)=8.764941e-002; ng(n+1)=1.306345e+001;
n=292; farx(n+1)=3.622601e-003; foe(n+1)=1.003598e-002; krok(n+1)=1.670230e-001; ng(n+1)=1.536010e+001;
n=293; farx(n+1)=3.495264e-003; foe(n+1)=9.913788e-003; krok(n+1)=3.647485e-001; ng(n+1)=1.397873e+001;
n=294; farx(n+1)=3.444461e-003; foe(n+1)=9.852310e-003; krok(n+1)=1.919924e-001; ng(n+1)=5.615755e+000;
n=295; farx(n+1)=3.397707e-003; foe(n+1)=9.764741e-003; krok(n+1)=3.556863e-001; ng(n+1)=1.651213e+001;
n=296; farx(n+1)=3.323034e-003; foe(n+1)=9.682768e-003; krok(n+1)=5.250759e-001; ng(n+1)=5.241283e+000;
n=297; farx(n+1)=3.280450e-003; foe(n+1)=9.607447e-003; krok(n+1)=2.292046e-001; ng(n+1)=2.133273e+001;
n=298; farx(n+1)=3.240830e-003; foe(n+1)=9.516447e-003; krok(n+1)=3.556863e-001; ng(n+1)=1.631728e+001;
n=299; farx(n+1)=3.113542e-003; foe(n+1)=9.365346e-003; krok(n+1)=4.004429e-001; ng(n+1)=1.363768e+001;
n=300; farx(n+1)=3.004516e-003; foe(n+1)=9.233920e-003; krok(n+1)=2.893371e-001; ng(n+1)=1.552020e+001;

figure; semilogy(farx,'b'); hold on; semilogy(foe,'r'); xlabel('Iteracje'); ylabel('Earx, Eoe'); legend('Earx','Eoe'); title('Uczenie predyktora OE');
figure; subplot(2,1,1); semilogy(krok); xlabel('Iteracje'); ylabel('Krok');
subplot(2,1,2); semilogy(ng); xlabel('Iteracje'); ylabel('Norma gradientu');
Earx=farx(n+1)
Eoe=foe(n+1)
